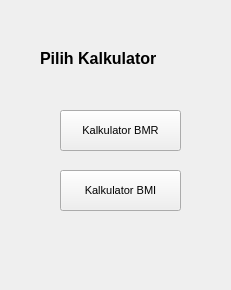
<?xml version="1.0" encoding="UTF-8"?>
<ui version="4.0">
 <class>Form</class>
 <widget class="QWidget" name="Form">
  <property name="geometry">
   <rect>
    <x>0</x>
    <y>0</y>
    <width>231</width>
    <height>290</height>
   </rect>
  </property>
  <property name="windowTitle">
   <string>Form</string>
  </property>
  <widget class="QLabel" name="label">
   <property name="geometry">
    <rect>
     <x>40</x>
     <y>50</y>
     <width>161</width>
     <height>16</height>
    </rect>
   </property>
   <property name="font">
    <font>
     <pointsize>12</pointsize>
     <weight>75</weight>
     <bold>true</bold>
    </font>
   </property>
   <property name="text">
    <string>Pilih Kalkulator</string>
   </property>
  </widget>
  <widget class="QPushButton" name="push_bmr">
   <property name="geometry">
    <rect>
     <x>60</x>
     <y>110</y>
     <width>121</width>
     <height>41</height>
    </rect>
   </property>
   <property name="font">
    <font>
     <pointsize>8</pointsize>
    </font>
   </property>
   <property name="text">
    <string>Kalkulator BMR</string>
   </property>
  </widget>
  <widget class="QPushButton" name="push_bmi">
   <property name="geometry">
    <rect>
     <x>60</x>
     <y>170</y>
     <width>121</width>
     <height>41</height>
    </rect>
   </property>
   <property name="font">
    <font>
     <pointsize>8</pointsize>
    </font>
   </property>
   <property name="text">
    <string>Kalkulator BMI</string>
   </property>
  </widget>
 </widget>
 <resources/>
 <connections/>
</ui>
